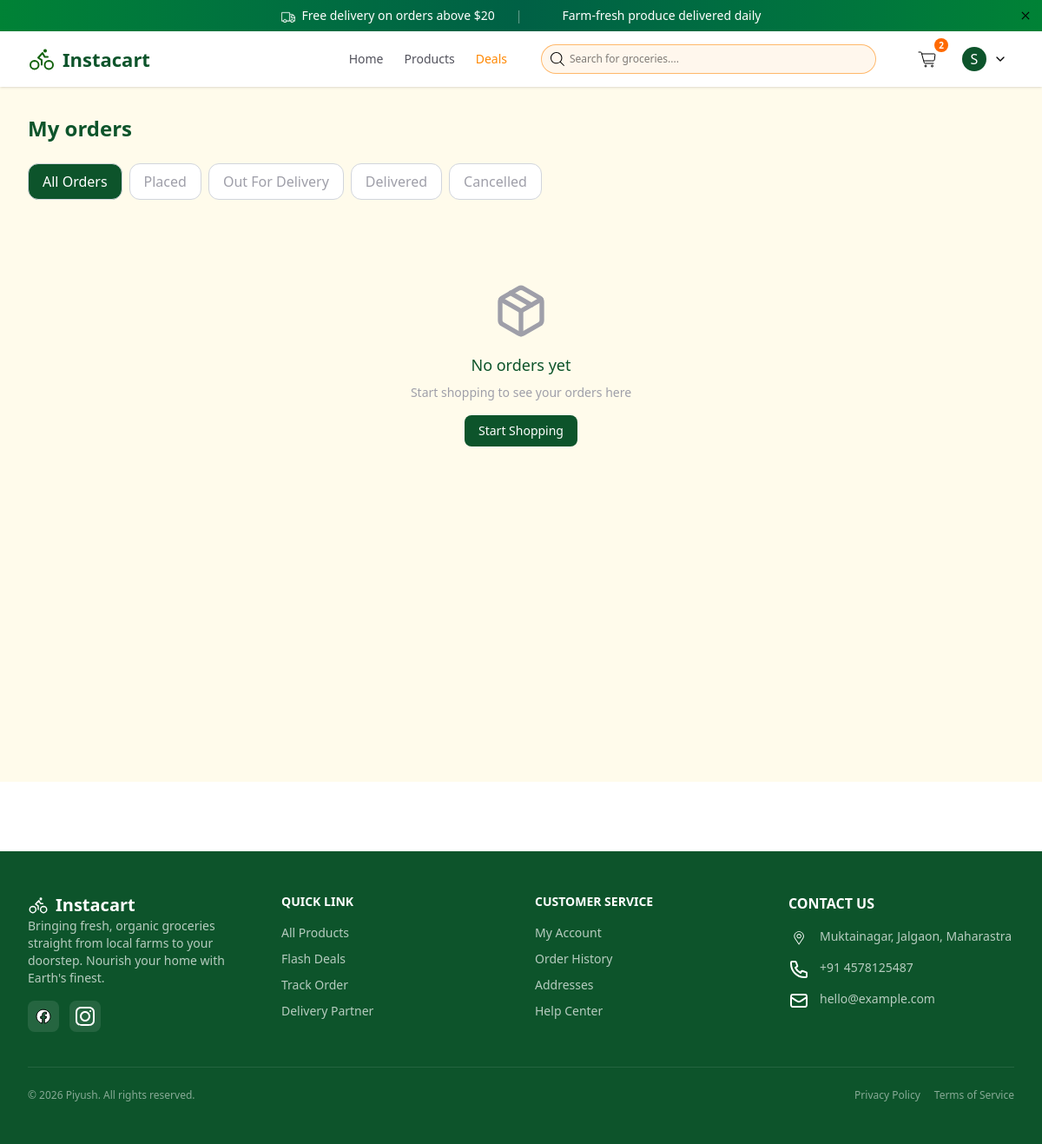
Page /orders/ (signed in) on the earlier database version.
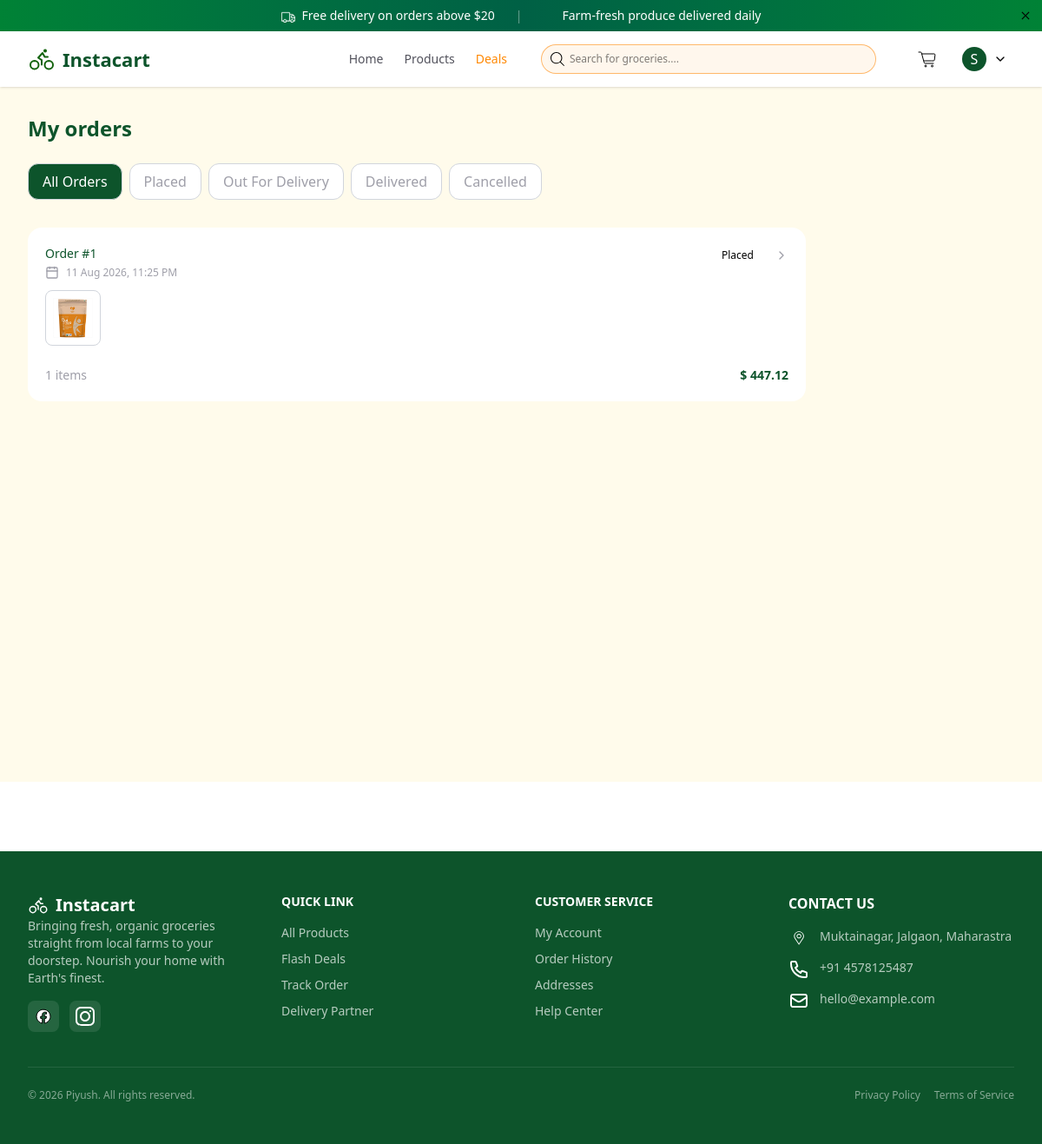
Same page on the later database version.
### accounts/models.py (models this page shows, shortened)
class User(AbstractUser):
    email = models.EmailField(unique=True)
    phone = models.CharField(max_length=15, blank=True)
    avatar = models.ImageField(upload_to="avatars/", blank=True, null=True)
    is_admin = models.BooleanField(default=False)
    USERNAME_FIELD = 'email'
    REQUIRED_FIELDS = ['username']

### FeaturesApp/models.py (models this page shows, shortened)
class Order(models.Model):
    STATUS_CHOICES = (
        ("Placed", "Placed"),
        ("Confirmed", "Confirmed"),
        ('Assigned', 'Assigned'),
        ("Packed", "Packed"),
        ("Out for Delivery", "Out for Delivery"),
        ("Delivered", "Delivered"),
        ("Cancelled", "Cancelled"),
    )
    PAYMENT_METHODS = (
        ("card", "Card"),
        ("cash", "Cash"),
    )
    user = models.ForeignKey(settings.AUTH_USER_MODEL, on_delete=models.CASCADE, related_name="order")
    shipping_address = models.ForeignKey(Address, on_delete=models.CASCADE, related_name="order")
    payment_method = models.CharField(max_length=20, choices=PAYMENT_METHODS, default='card')
    subtotal = models.DecimalField(max_digits=10, decimal_places=2)
    delivery_fee = models.DecimalField(max_digits=10, decimal_places=2, default=0)
    tax = models.DecimalField(max_digits=10, decimal_places=2, default=0)
    total = models.DecimalField(max_digits=10, decimal_places=2)
    status = models.CharField(max_length=30, choices=STATUS_CHOICES, default='Placed')
    delivery_partner = models.ForeignKey(DeliveryPartner, on_delete=models.SET_NULL, null=True, blank=True, related_name="order")
    delivery_otp = models.CharField(max_length=6, blank=True, default='')
    live_location = models.JSONField(blank=True, null=True)
    is_paid = models.BooleanField(default=False)
    created_at = models.DateTimeField(auto_now_add=True)
    updated_at = models.DateTimeField(auto_now=True)

class OrderItem(models.Model):
    order = models.ForeignKey(Order, on_delete=models.CASCADE, related_name="items")
    product = models.ForeignKey(Product, on_delete=models.CASCADE, related_name="OrderItemProduct")
    quantity = models.PositiveIntegerField()
    price = models.DecimalField(max_digits=10, decimal_places=2)

class Product(models.Model):
    category = models.ForeignKey(Category, on_delete=models.CASCADE, related_name='ProductCategory')
    name = models.CharField(max_length=200)
    description = models.TextField(blank=True)
    price = models.DecimalField(max_digits=10, decimal_places=2, blank=True)
    original_price = models.DecimalField(max_digits=10, decimal_places=2, default=0)
    image = models.ImageField(upload_to="products/")
    unit = models.CharField(max_length=30, default='piece')
    stock = models.PositiveIntegerField(default=0)
    is_organic = models.BooleanField(default=False)
    rating = models.FloatField(default=0)
    review_count = models.PositiveIntegerField(default=0)
    discount = models.DecimalField(max_digits=5, decimal_places=2, default=0)
    created_at = models.DateTimeField(auto_now_add=True)
    updated_at = models.DateTimeField(auto_now=True)

### FeaturesApp/views.py (the view)
# urls.py: path("orders/", MyOrders, name="MyOrders"),
@login_required(login_url='Login')
def MyOrders(request):
    activeTab = request.GET.get('activeTab','All Orders')
    if activeTab == 'All Orders':
        orders = Order.objects.filter(user=request.user)
    elif activeTab == 'Placed':
        orders = Order.objects.filter(user=request.user, status__in=[ 'Placed', 'Confirmed', 'Assigned', 'Packed'])
    else:
        orders = Order.objects.filter(user=request.user, status=activeTab)
    statusCol = statusColors()
    for order in orders:
        order.statusColour = statusCol.get(order.status, 'bg-gray-100 text-gray-700') # will raise error for unexpeted status
        order.itemsExtraCount = max(order.items.count()-4, 0)
    context={
        'cart':cart(request),
        'orders':orders.prefetch_related('items__product').order_by('-created_at'),
        'tabs':['All Orders', 'Placed', 'Out For Delivery', 'Delivered', 'Cancelled'],
        'activeTab':activeTab,
        'statusColours':statusCol,
    }
    return render(request, "MyOrders.html", context=context)

### theme/templates/MyOrders.html (shortened to what this page needs)
{% extends 'AppLayout.html' %}
{% block content %}
    <div class="min-h-screen bg-amber-50 mb-20">
        <div class="max-w-7xl mx-auto px-4 sm:px-6 lg:px-8 py-8">
            <h1 class="text-2xl font-semibold text-green-900 mb-6">My orders</h1>
            <div class="flex gap-2 mb-6 overflow-x-auto pb-2">
                {% for tab in tabs %}
                    <a href=" {% url 'MyOrders' %}?activeTab={{ tab }}">
                        <button class=" px-4 py-2 tex-sm font-medium rounded-xl whitespace-nowrap transition-colors border border-gray-300
                        {% if activeTab == tab %}
                            bg-green-900 text-white
                        {% else %}
                            bg-white text-zinc-400 hover:bg-amber-200
                        {% endif %}
                        ">
                        {{ tab }}
                        </button>
                    </a>
                {% endfor %}
            </div>
            {% if orders|length == 0 %}
                <div class="text-center py-16">
                    <i data-lucide="package" class="size-16 text-zinc-400 mx-auto mb-4"></i>
                    <h2 class="text-lg font-medium text-green-900 mb-2">No orders yet</h2>
                    <p class="text-sm text-zinc-400 mb-4">Start shopping to see your orders here</p>
                    <a href="{% url 'Products' %}" class="inline-flex px-4 py-2 bg-green-900 text-white text-sm rounded-lg">
                        Start Shopping
                    </a>
                </div>
            {% else %}
                <div class="space-y-4">
                    {% for order in orders %}
                        <a href="{% url 'OrderTracking' order.id %}" class="block max-w-4xl bg-white rounded-2xl p-5 hover:shadow transition-all">
                            <div class="flex items-start justify-between mb-3">
                                <div class="">
                                    <p class="text-sm font-medium text-green-900">Order #{{ order.id|slice:"-8:"|upper }}</p>
                                    <div class="flex items-center gap-2 mt-1">
                                        <i data-lucide="calendar" class="size-4 text-zinc-400"></i>
                                        <span class="text-xs text-zinc-400">{{ order.created_at|date:"d M Y, h:i A" }}</span>
                                    </div>
                                </div>
                                <div class="flex items-center gap-2">
                                    <span class="px-4 py-1 text-xs font-medium rounded-full {{ order.statusColour }}">
                                        {{ order.status }}
                                    </span>
                                    <i data-lucide="chevron-right" class="size-4 text-zinc-400"></i>
                                </div>
                            </div>
                            <div class="flex items-center gap-2 mb-3">
                                {% for item in order.items.all|slice:':4' %}
                                    <img src="{{ item.product.image.url }}" alt="{{ item.product.name }}" class="size-12 sm:size-16 rounded-lg object-cover border border-gray-300">
                                {% endfor %}
                            </div>
                            <div class="flex justify-between items-center pt-3 text-sm">
                                <span class="text-zinc-400">{{ order.items.all|length }} items</span>
                                <span class="font-semibold text-green-900">$ {{ order.total }}</span>
                            </div>
                        </a>
                    {% endfor %}
                </div>
            {% endif %}
        </div>
    </div>
{% endblock content %}

### theme/templates/components/Navbar.html (shortened to what this page needs)
{% load static %}
<section>
    <nav class = "bg-white sticky top-0 z-50 shadow-sm">
        <div class="max-w-7xl mx-auto px-4 sm:px-6 lg:px-8 flex items-center justify-between h-16 gap-4">
            <a href="{% url 'Home' %}" class="flex items-center gap-2 text-[22px] font-semibold shrink-0 text-green-900">
                <img src="{% static 'icons/delivery.svg' %}" alt="" class="size-8"> Instacart
            </a>
            <div class="w-full flex items-center justify-end gap-4 lg:gap-10">
                <div class="hidden md:flex items-center gap-6 text-sm text-zinc-600 font-medium">
                    <a href="{% url 'Home' %}" class="cursor-pointer">Home</a>
                    <a href="{% url 'Products' %}" class="cursor-pointer">Products</a>
                    <a href="{% url 'FlashDeals' %}" class="text-orange-400 cursor-pointer">Deals</a>
                </div>
                <form action="{% url 'SearchResults' %}" class="hidden sm:flex flex-1 max-w-sm text-xs">
                    <div class="relative w-full">
                        <img src="{% static 'icons/search.svg' %}" alt="" class="absolute left-2.5 top-1/2 -translate-y-1/2 size-4">
                        <input type="text" name="search" placeholder="Search for groceries...." class="w-full pl-8 p-2 bg-orange-50 rounded-full ring ring-orange-300 focus:outline-none focus:ring-orange-600">
                    </div>
                </form>
                <div class="flex items-center gap-3">
                    <button id="sidebar-cart-btn" class="relative p-2 rounded-xl hover:cursor-pointer hover:bg-amber-200">
                        <img src="{% static 'icons/cart.svg' %}" alt="" class="size-6">
                        {% if cart.cart_count > 0 %}
                            <span class="absolute -top-1 -right-1 flex items-center justify-center w-4 h-4 rounded-full bg-orange-500 text-white text-[10px] font-bold">{{ cart.cart_count }}</span>
                        {% endif %}
                    </button>
                    <div class="relative">
                        {% if user.is_authenticated %}
                            <button id="menu-btn-lg-screen" class="flex items-center gap-2 p-2 cursor-pointer">
                                <div class="size-7 rounded-full bg-green-900 text-white flex items-center justify-center">
                                    {% if user.first_name %}
                                        {{ user.first_name|first|upper }}
                                    {% else %}
                                        {{ user.username|first|upper }}
                                    {% endif %}
                                </div>
                                <img id="chevron-icon" src="{% static 'icons/chevron-down.svg' %}" class="size-4 transition-transform duration-200 ease-in-out">
                            </button>
                        {% endif %}
                    </div>
                </div>
            </div>
        </div>
    </nav>
</section>

Differences in the rows shown:
added Order: id "1", created_at "11 Aug 2026, 11:25 PM", status "Placed", items.all|length "1", total "447.12"
added OrderItem: product.image (picture)
Other differences:
{{ cart.cart_count }}: "2" → (not shown)
text no longer shown: "No orders yet Start shopping to see your orders here Start Shopping"
